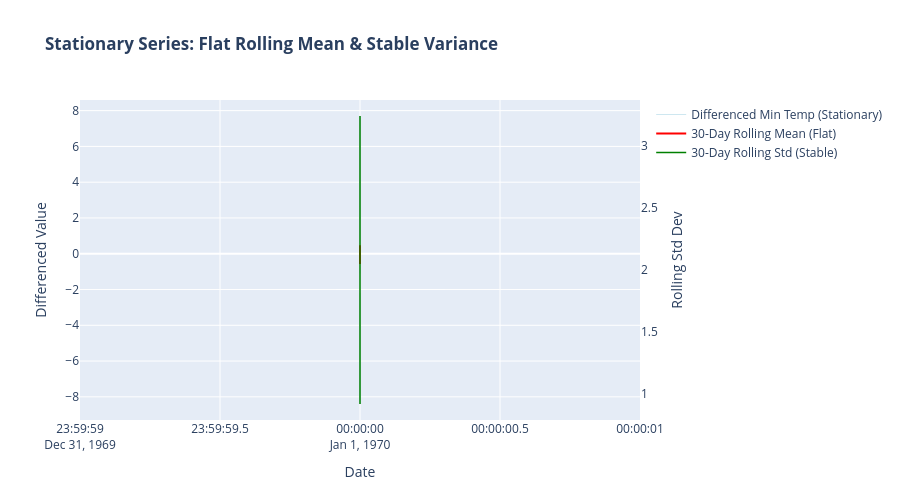

The code cell stored with this chart in its notebook:
### Code cell
# 1. Make the series stationary by applying first-order differencing (or seasonal differencing)
# This removes the upward/downward trends and flattens out the seasonal waves


# 2. Calculate rolling statistics on the stationary series (e.g., 30-day window)
window_size = 30
rolling_mean_stat = min_result_diff.rolling(window=window_size).mean()
rolling_std_stat = min_result_diff.rolling(window=window_size).std()

# 3. Create interactive Plotly figure
fig = go.Figure()

# - Raw Differenced Data (Looks like random noise bouncing around zero)
fig.add_trace(go.Scatter(
    x=min_result_diff.index, y=min_result_diff, 
    name='Differenced Min Temp (Stationary)', 
    line=dict(color='lightblue', width=1), opacity=0.6
))

# - Rolling Mean (Should look like a flat line near zero)
fig.add_trace(go.Scatter(
    x=rolling_mean_stat.index, y=rolling_mean_stat, 
    name='30-Day Rolling Mean (Flat)', 
    line=dict(color='red', width=2)
))

# - Rolling Standard Deviation (Should stay relatively stable and flat)
fig.add_trace(go.Scatter(
    x=rolling_std_stat.index, y=rolling_std_stat, 
    name='30-Day Rolling Std (Stable)', 
    line=dict(color='green', width=1.5), yaxis='y2'
))

# Layout configuration showing flat, stable bounds
fig.update_layout(
    title_text="<b>Stationary Series: Flat Rolling Mean & Stable Variance</b>",
    xaxis_title="Date",
    yaxis_title="Differenced Value",
    yaxis2=dict(
        title="Rolling Std Dev",
        overlaying='y',
        side='right',
        showgrid=False
    ),
    hovermode="x unified",
    height=500
)

fig.show()

### Figure 1 — Plotly figure (JSON) as saved in the notebook; plotly's stock layout.template omitted (floating-point values rounded to 4 significant figures; data arrays with more than 128 entries replaced by an {"elided": "..."} marker saying what was removed)
{"data": [{"line": {"color": "lightblue", "width": 1}, "name": "Differenced Min Temp (Stationary)", "opacity": 0.6, "type": "scatter", "x": {"elided": "1460 str values"}, "y": {"elided": "1460 float values"}}, {"line": {"color": "red", "width": 2}, "name": "30-Day Rolling Mean (Flat)", "type": "scatter", "x": {"elided": "1460 str values"}, "y": {"elided": "1460 float values"}}, {"line": {"color": "green", "width": 1.5}, "name": "30-Day Rolling Std (Stable)", "type": "scatter", "x": {"elided": "1460 str values"}, "y": {"elided": "1460 float values"}, "yaxis": "y2"}], "layout": {"height": 500, "hovermode": "x unified", "title": {"text": "<b>Stationary Series: Flat Rolling Mean & Stable Variance</b>"}, "xaxis": {"title": {"text": "Date"}}, "yaxis": {"title": {"text": "Differenced Value"}}, "yaxis2": {"overlaying": "y", "showgrid": false, "side": "right", "title": {"text": "Rolling Std Dev"}}}}
